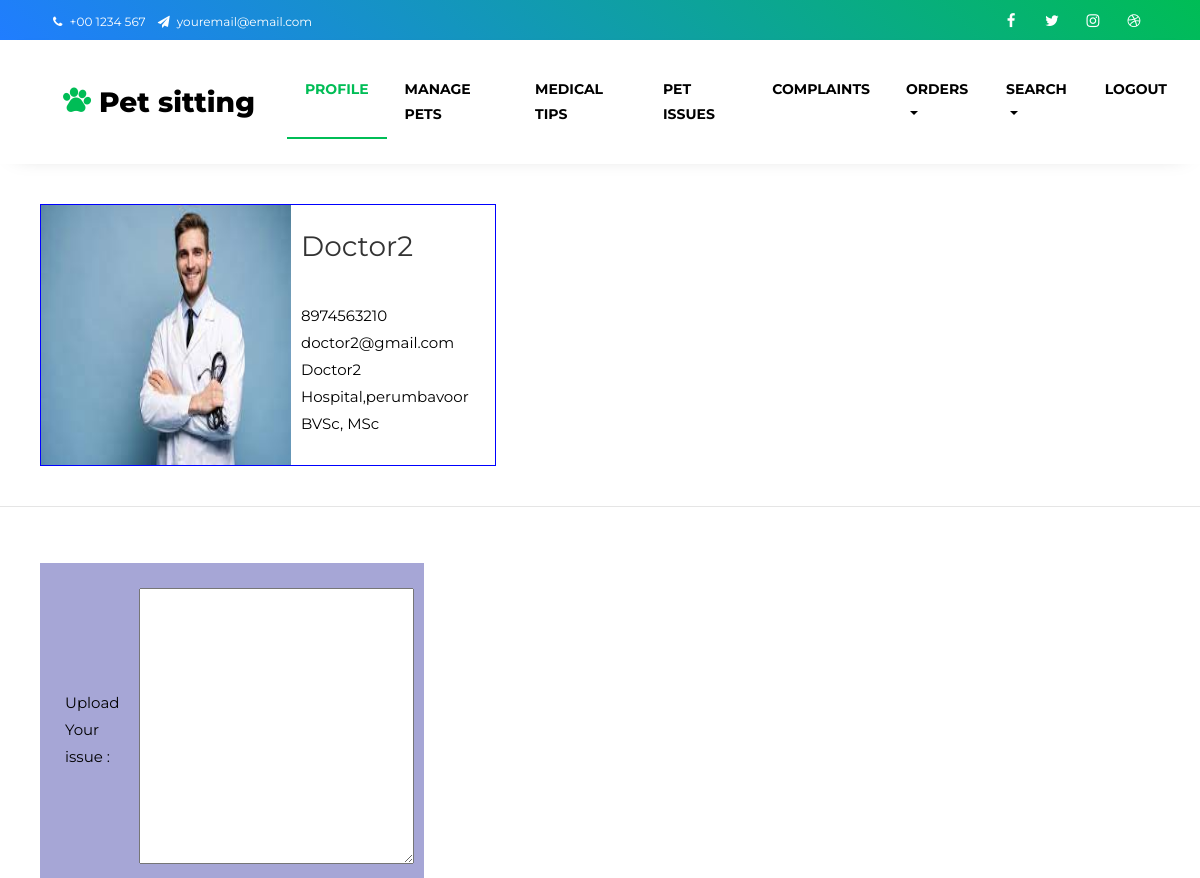
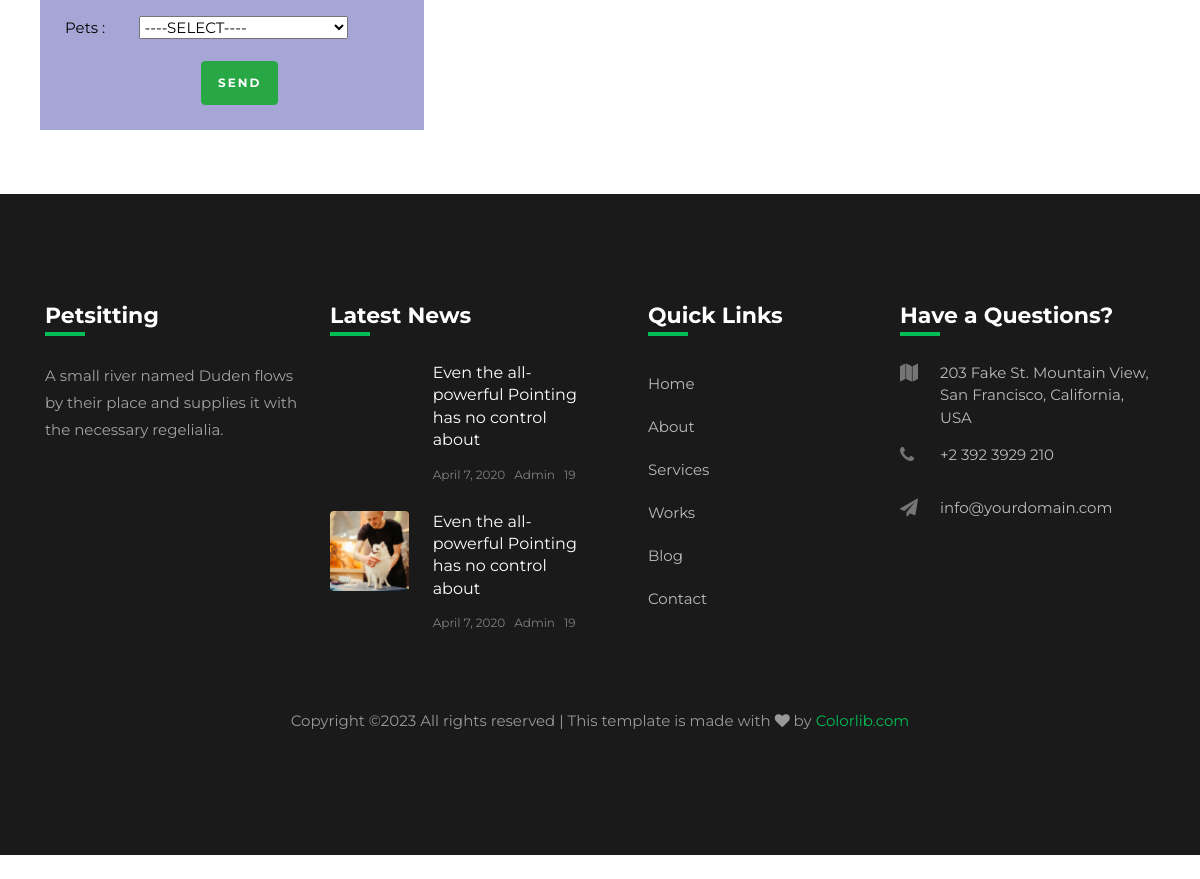
/petowner/ContactDoctor/2/ (signed in), run on the app's committed database (2 pictures, top to bottom).
### Admin/models.py (models this page shows, shortened)
class Doctor(models.Model):
    District=models.ForeignKey(District,on_delete=models.SET_NULL,null=True)
    DoctorName=models.CharField(max_length=20,null=False)
    DoctorGender=models.CharField(max_length=20,null=False,choices=gender)
    DoctorContact=models.CharField(max_length=20,null=False)
    DoctorEmail=models.EmailField(max_length=20,null=False,unique=True)
    HospitalAddress=models.TextField(null=False)
    QualCertificate=models.FileField(upload_to="Uploads/DoctorCertificate/",null=False)
    DoctorPhoto=models.FileField(upload_to="Uploads/DoctorImage/",null=False)
    DoctorUsername=models.CharField(max_length=20,null=False)
    DoctorPassword=models.CharField(max_length=20,null=False)

class DrQualification(models.Model):
    Doctor=models.ForeignKey(Doctor,on_delete=models.SET_NULL,null=True)
    Qualification=models.ForeignKey(Qualification,on_delete=models.SET_NULL,null=True)

### BasicEntry/models.py (models this page shows)
class Qualification(models.Model):
    Qualification=models.CharField("Qualification",max_length=20,null=False,unique=True)
    def __str__(self):
        return self.Qualification

### PetOwner/views.py (the view)
# urls.py: path('ContactDoctor/<int:pk>/',views.ContactDoctor,name="contact-doctor"),
def ContactDoctor(request,pk):
    doctor=Doctor.objects.get(id=pk)
    pets=Pet.objects.filter(PetOwner=request.session["PetOwnerid"])
    if request.method=='POST':
        petowner=Customer.objects.get(id=request.session["PetOwnerid"])
        pet=request.POST.get('slctPetCategory')
        petcat=Pet.objects.get(id=pet)
        PetDisease.objects.create(Disease=request.POST.get('issue'),Pet=petcat,
                                PetOwner=petowner,Doctor=doctor)
        return redirect('/petowner/DrFees/')
    else:
        return render(request,'PetOwner/ContactDoctor.html',{'doctor':doctor,'pets':pets})

### BasicEntry/models.py (called while the page is built)
    def __str__(self):
        return self.PetCategory

    def __str__(self):
        return self.SubCategory

### PetOwner/templates/PetOwner/ContactDoctor.html (shortened to what this page needs)
{%  extends 'Guest/HeaderOwner.html' %}
{% load static %}
{% block content %}
    <div style="margin:40px; display:flex; border:1px solid blue;width:38%;">
        <div>
            <img src="{{ doctor.DoctorPhoto.url }}" width="250" height="260">
        </div>
        <div style="padding-left: 10px; padding-top: 20px;">
            <h3> {{doctor.DoctorName}}</h3> <br>
            {{doctor.DoctorContact}} <br>
            {{doctor.DoctorEmail}} <br>
            {{doctor.HospitalAddress}} <br>
            {% for x in doctor.drqualification_set.all %}
                {% if forloop.last %}
                     {{x.Qualification}}
                {% else %}
                    {{x.Qualification}},
                {% endif %}
            {% endfor %}
                <br><br>
        </div>
    </div>
    <hr>
    <div class="d-flex">
    <div style="width:32%; background-color:rgb(166, 166, 214);margin:40px; padding: 15px;">
        <form action="" method="post" enctype="multipart/form-data">
            <table cellpadding=10px>
                <tr>
                    <td>Upload Your issue :</td>
                    <td><textarea name="issue" id="" cols="30" rows="10"></textarea></td>
                </tr>
                <tr>
                    <td>Pets :</td>
                    <td><select  id="slctPetCategory" name="slctPetCategory">
                        <option value="">----SELECT----</option>
                    </select></td>
                </tr>
                <tr>
                    <td colspan="2" align="center">
                        <button type="submit" name="btnsub" class="btn btn-success"> Send </button>
                    </td>
                </tr>
            </table>
        </form>
    </div>
</div>
    {%  include 'Guest/Footer.html' %}
    {% endblock %}

### data on the page
Doctor: DoctorPhoto (picture), DoctorName "Doctor2", DoctorContact "8974563210", DoctorEmail "doctor2@gmail.com", HospitalAddress "Doctor2 Hospital,perumbavoor"
DrQualification: Qualification "BVSc"
DrQualification: Qualification "MSc"
